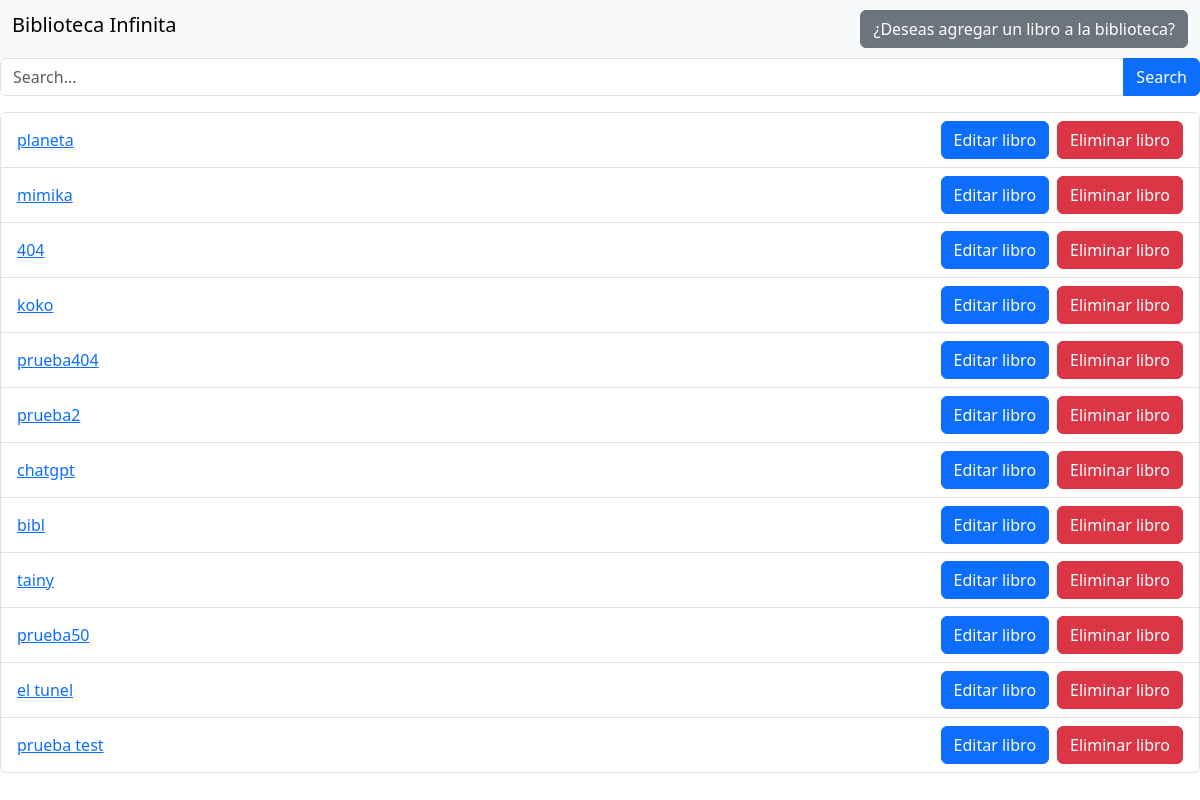
Before: / with the older database file.
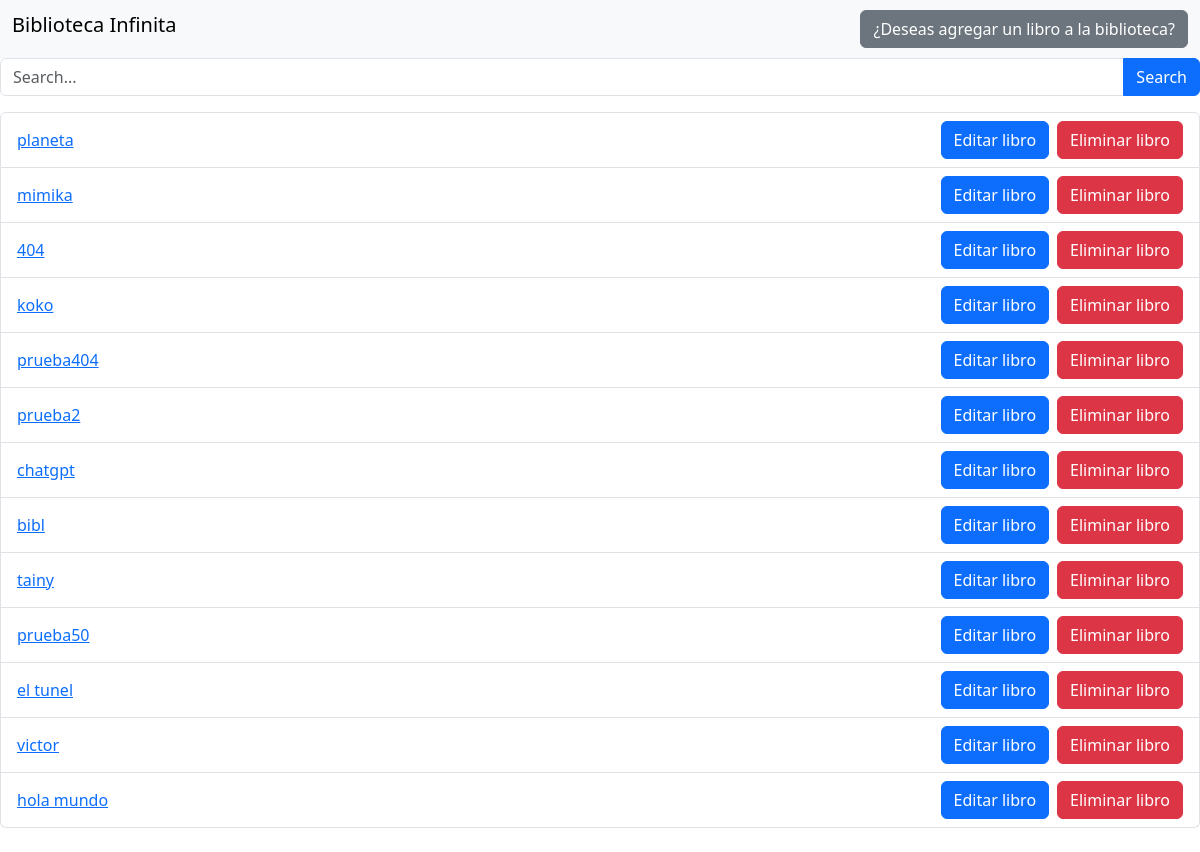
After: the same page with the newer database file.
### libros/models.py (models this page shows, shortened)
class Libro(models.Model):
    titulo = models.CharField(max_length=50)
    autor = models.CharField(max_length=50)
    descripcion = models.CharField(max_length=250, default='')
    archivo_pdf = models.FileField(upload_to='pdfs/')
    fecha_publicacion = models.DateField(auto_now_add=True)

### libros/views.py (the view)
# urls.py: path('', views.lista_libros, name='lista_libros'),
def lista_libros(request):
    libros = Libro.objects.all()
    return render(request ,'libros/lista_libros.html',{'libros':libros})

### libros/templates/libros/lista_libros.html (shortened to what this page needs)
<!DOCTYPE html>
<html lang="en">
  <head>
    <link
      href="https://cdn.jsdelivr.net/npm/bootstrap@5.3.0/dist/css/bootstrap.min.css"
      rel="stylesheet"
    />
  </head>
  <body>
    <nav class="navbar navbar-light bg-light">
      <div class="container-fluid">
        <h1 class="navbar-brand">Biblioteca Infinita</h1>
        <a href="{% url 'libros:subir_libro' %}" class="btn btn-secondary">¿Deseas agregar un libro a la biblioteca?</a>
      </div>
    </nav>
    <form method="POST" action="{% url 'libros:buscar_libros' %}">
      <div class="input-group mb-3">
        <input type="search" class="form-control" name="q" placeholder="Search..." aria-label="Search" aria-describedby="search-addon">
        <button class="btn btn-primary" type="submit">Search</button>
      </div>
    </form>
    <ul class="list-group flex-column">
      {% for libro in libros %}
      <li class="list-group-item d-flex flex-row justify-content-between align-items-center">
        <a href="{% url 'libros:detalle_libro' libro.id %}">{{ libro.titulo }}</a>
        <div class="d-flex">
          <a href="{% url 'libros:editar_libro' libro.id %}" class="btn btn-primary me-2">Editar libro</a>
          <form action="{% url 'libros:eliminar_libro' libro.id %}" method="POST" class="eliminar-form" onsubmit="return confirm('¿Estás seguro que deseas eliminar este libro?');">
            <button type="submit" class="btn btn-danger">Eliminar libro</button>
          </form>
        </div>
      </li>
      {% empty %}
      <li class="list-group-item">No se encontraron libros.</li>
      {% endfor %}
    </ul>
    <br>
  </body>
</html>

Changed rows visible on the page:
removed Libro: titulo "prueba test"
added Libro: titulo "victor"
added Libro: titulo "hola mundo"
